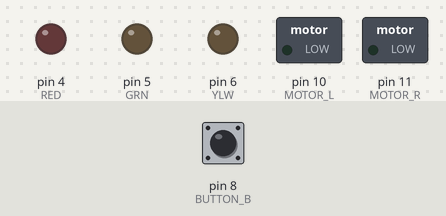
Simulated run of this sketch. Board: Arduino Uno, built with avr-gcc and run on an emulated ATmega328P. On the bench: switched loads named in the sketch (green lamp = pin HIGH), output pins drawn as LEDs (lit = HIGH). The test bench sets the inputs (shaded band); at power-on: pin 8 (BUTTON_B) LOW. What the sketch prints to the serial monitor is not drawn.

Above: at 1.1 s.
At 5.5 s:
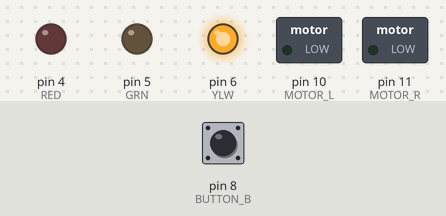
At 8.5 s:
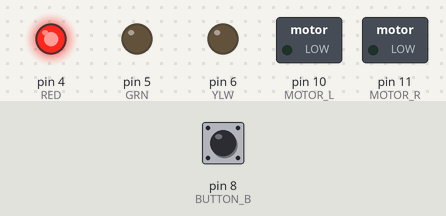
At 10.1 s:
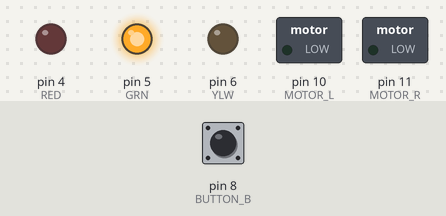
Timing chart, 0 to 14.4 s (numbered marks = the images above):
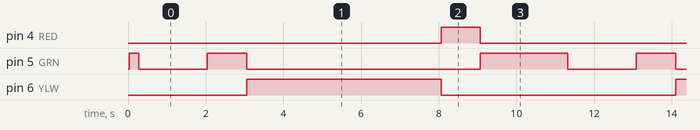

The sketch:

M452Lab2Forward.ino
```cpp
/*****************************************************************************
  M452Lab2Forward (v1.8)

  Created by: H. Fernando, 17/07/2013
  Revised by: B. Surgenor, 27/09/2019 (LED logic)

  This program is for calibrating the speed of the LynxBot.  Sample numbers:
  delta = 15, 30, 50 with distance over 1 sec = 32, 72, 110 cm @ 12.8 v unloaded
  Remember to take each measurement 3 times in a row, checking forward and back.

  Press PBB to start when green LED flashes. Forward 1 sec (green on), pauses
  (yellow on, take your measurement) and then reverses for 1 sec (red on).
  Solid green briefly, then back to flashing green, press PBB to repeat.
 *******************************************************************************/

// pin assignments
int RED = 4;
int GRN = 5;
int YLW = 6;

int BUTTON_A = 7;
int BUTTON_B = 8;
int BUTTON_C = 9;

int MOTOR_L = 10;  // left motor PWM signal
int MOTOR_R = 11;  // right motor PWM signal
int BUMPER = 13;   // was 12

// global constants
const int STOP_SPEED = 147;  // 150 to begin
const int delta = 60;        // 15 to begin

// Set-up Routine
void setup() {
  // initialize the digital led pins as outputs.
  pinMode(RED, OUTPUT);
  pinMode(YLW, OUTPUT);
  pinMode(GRN, OUTPUT);

  pinMode(BUMPER, INPUT);  // initialize inputs
  pinMode(BUTTON_A, INPUT);
  pinMode(BUTTON_B, INPUT);
  pinMode(BUTTON_C, INPUT);

  pinMode(MOTOR_L, OUTPUT); // initialize motor outputs
  pinMode(MOTOR_R, OUTPUT);

  Serial.begin(9600); // set up serial

  runMotors(0,0);  //stop motors

  //Print out Values
  Serial.println("Program Loaded.");
  Serial.print("Forward Speed: ");
  Serial.println(STOP_SPEED + delta);
  Serial.print("Reverse Speed: ");
  Serial.println(STOP_SPEED - delta);
}

// Main Routine
void loop() {

  Serial.println("Press Button B to go forward.");

  do {
    toggleLED(GRN);         //motors stopped, Green LED flashing
  } while(digitalRead(BUTTON_B)== HIGH);

  delay(1000);

  runMotors(0,0);            //stop motors for 0.5 second
  delay(500);

  turnOnLED(GRN);
  runMotors(delta, delta);    // run forward for 1 sec
  delay(1000);

  turnOnLED(YLW);
  runMotors(0,0);            // stop motors for 5 sec to take measurement
  delay(5000);

  turnOnLED(RED);
  runMotors(-delta, -delta); // reverse motors for 1 sec
  delay(1000);

  turnOnLED(GRN);
  runMotors(0,0);            //stop motors for 2 sec
  delay(2000);
}

//**********SUBROUTINES (functions) ******************

//Turn on a single LED, and all other off
void turnOnLED(int colour){
  digitalWrite(GRN, LOW);
  digitalWrite(YLW, LOW);
  digitalWrite(RED, LOW);
  digitalWrite(colour, HIGH);
}

//Toggle an LED on/off
void toggleLED(int colour){
  digitalWrite(colour, HIGH);
  delay(250);
  digitalWrite(colour, LOW);
  delay(250);
}

void runMotors(int delta_L, int delta_R)
{
  int pulse_L = (STOP_SPEED + delta_L)*10;    //length of pulse in msec
  int pulse_R = (STOP_SPEED + delta_R)*10;

  for(int i=0; i<3; i++){
    pulseOut(MOTOR_L, pulse_L);    //send pulse to left motors
    pulseOut(MOTOR_R, pulse_R);    //send pulse to right motors
  }
}

void pulseOut(int motor, int pulsewidth)
{
  digitalWrite(motor, HIGH);
  delayMicroseconds(pulsewidth);  //send pulse of desired pulsewidth
  digitalWrite(motor, LOW);
}
```

Measured:
- by itself, pin 4 (RED): alternates HIGH for 1.0 s and LOW for 10.0 s
- by itself, pin 5 (GRN): repeats every 11.0 s: LOW 1.8 s, HIGH 1.0 s, LOW 6.0 s, HIGH 2.3 s
- by itself, pin 6 (YLW): alternates HIGH for 5.0 s and LOW for 6.0 s
